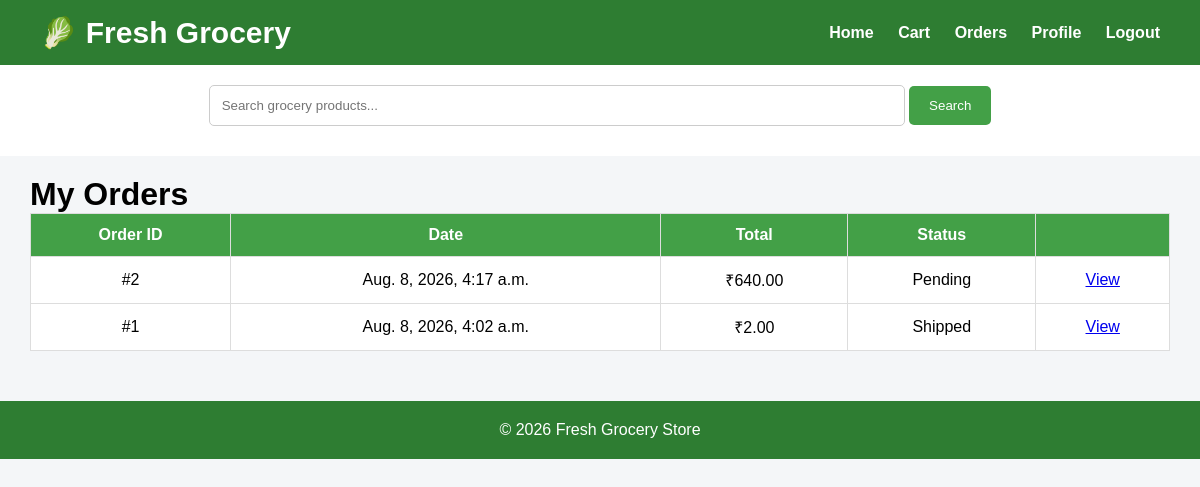
Screenshot of /orders/ (signed in) with the database file from the repository.
### groce/models.py (models this page shows, shortened)
class Order(models.Model):
    STATUS = (
        ('Pending', 'Pending'),
        ('Packed', 'Packed'),
        ('Shipped', 'Shipped'),
        ('Delivered', 'Delivered'),
    )
    user = models.ForeignKey(
        User,
        on_delete=models.CASCADE
    )
    name = models.CharField(max_length=100)
    phone = models.CharField(max_length=15)
    address = models.TextField()
    city = models.CharField(max_length=100)
    pincode = models.CharField(max_length=10)
    total = models.DecimalField(max_digits=10, decimal_places=2)
    status = models.CharField(
        max_length=20,
        choices=STATUS,
        default='Pending'
    )
    ordered_at = models.DateTimeField(auto_now_add=True)

### groce/views.py (the view)
# urls.py: path('orders/',views.orders,name='orders'),
@login_required
def orders(request):
    orders = Order.objects.filter(
        user=request.user
    ).order_by("-ordered_at")
    return render(
        request,
        "orders.html",
        {
            "orders": orders
        }
    )

### groce/templates/orders.html
{% extends 'base.html' %}
{% block content %}
<h1>My Orders</h1>
{% if orders %}
<table class="cart-table">
    <tr>
        <th>Order ID</th>
        <th>Date</th>
        <th>Total</th>
        <th>Status</th>
        <th></th>
    </tr>
    {% for order in orders %}
    <tr>
        <td>#{{ order.id }}</td>
        <td>{{ order.ordered_at }}</td>
        <td>₹{{ order.total }}</td>
        <td>{{ order.status }}</td>
        <td>
            <a href="{% url 'order_detail' order.id %}">
                View
            </a>
        </td>
    </tr>
    {% endfor %}
</table>
{% else %}
<h3>No Orders Found</h3>
{% endif %}
{% endblock %}

### groce/static/css/style.css (style rules this page uses)
* { margin:0; padding:0; box-sizing:border-box; }
body { font-family:Arial, Helvetica, sans-serif; background:#f4f6f8; }
.cart-table { width:100%; border-collapse:collapse; background:white; }
.cart-table th { background:#43a047; color:white; }
.cart-table td, .cart-table th { border:1px solid #ddd; padding:12px; text-align:center; }
table { width:100%; }
table td { padding:10px; }

### rows the page displays
Order: id "2", ordered_at "Aug. 8, 2026, 4:17 a.m.", total "640.00", status "Pending"
Order: id "1", ordered_at "Aug. 8, 2026, 4:02 a.m.", total "2.00", status "Shipped"
